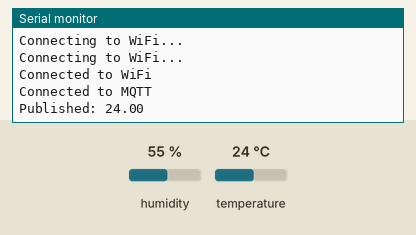
Recording of a sketch running on a simulated ESP32. Shown: the last lines printed to the serial monitor. Inputs (shaded band) come from the test bench; at power-on: temperature 24 °C, humidity 55 %. WiFi joins after 1.5 s; servers stay silent unless stated; no MQTT or app messages arrive unless stated.

Above: at 3.2 s.
3.3 s: temperature set to 12 °C
At 8.4 s:
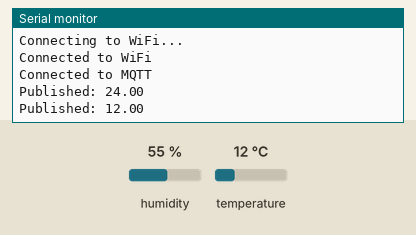
8.9 s: temperature set to 19 °C
At 13.0 s:
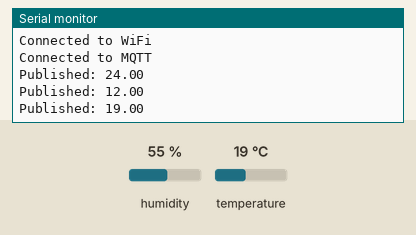
Timing chart, 0 to 14.5 s (numbered marks = the images above; inputs shaded):
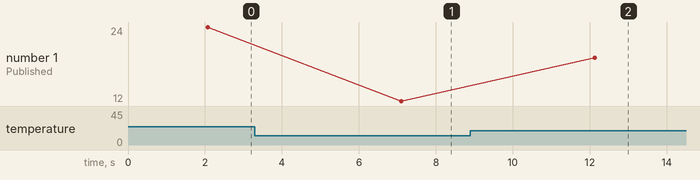

The sketch:

Assignment2_Temperature-Sensor.ino
```cpp
#include <WiFi.h>
#include <PubSubClient.h>
#include "DHT.h"

#define DHTPIN 4
#define DHTTYPE DHT11

const char* ssid = "YourWiFiSSID";
const char* password = "YourWiFiPassword";

const char* mqtt_broker = "Your_VM_IP_Address";
const int mqtt_port = 1883;
const char* mqtt_topic = "temperature";

WiFiClient espClient;
PubSubClient client(espClient);
DHT dht(DHTPIN, DHTTYPE);

void setup() {
  Serial.begin(115200);
  WiFi.begin(ssid, password);
  while (WiFi.status() != WL_CONNECTED) {
    delay(1000);
    Serial.println("Connecting to WiFi...");
  }
  Serial.println("Connected to WiFi");

  client.setServer(mqtt_broker, mqtt_port);
  dht.begin();
}

void loop() {
  if (!client.connected()) {
    while (!client.connect("ArduinoClient")) {
      Serial.println("Connecting to MQTT...");
      delay(1000);
    }
    Serial.println("Connected to MQTT");
  }

  float temperature = dht.readTemperature();
  if (!isnan(temperature)) {
    String payload = String(temperature);
    client.publish(mqtt_topic, payload.c_str());
    Serial.println("Published: " + payload);
  }
  delay(5000);
}
```

Measured:
- after the input at 3.3 s, the serial monitor: prints a new line after 3.8 s (image 1)
- after the input at 8.9 s, the serial monitor: prints a new line after 3.2 s (image 2)
- plotted number 1: 24 → 12 after the input at 3.3 s, 12 → 19 after the input at 8.9 s
